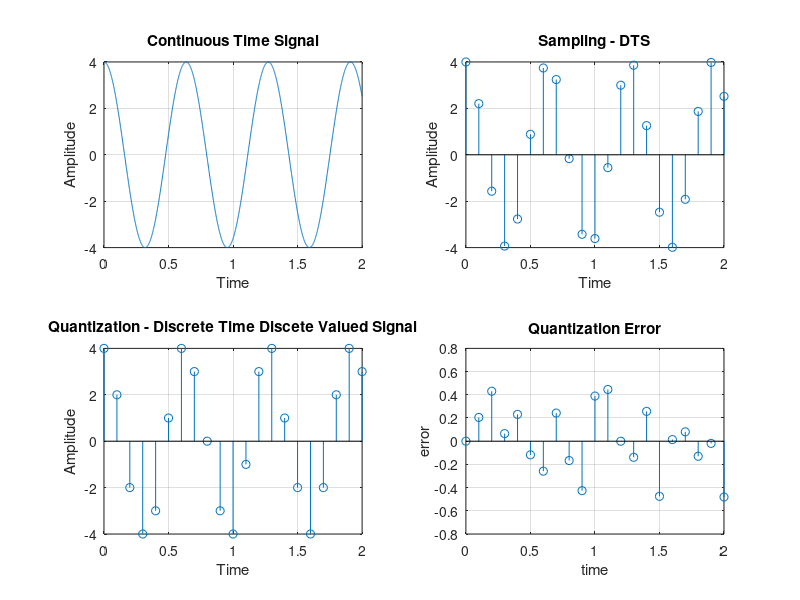

Recreate this plot in MATLAB.
clear; clc;
%% Continuous Time Signal
A=4;
F=pi/2;
theta=0;
Fs=10;
T=1/Fs;
t=0:0.001:2;
Xt=A*cos(2*pi*F*t+theta);
subplot(2,2,1)
plot(t,Xt)
xlabel('Time');
ylabel('Amplitude');
title('Continuous Time Signal')
grid
%% Sampling - Discrete Time Signal
nT=0:T:2;
XnT=A*cos(2*pi*F*nT+theta);
subplot(2,2,2)
stem(nT,XnT)
xlabel('Time');
ylabel('Amplitude');
title('Sampling - DTS')
grid
%% Quantization - Discrete Time Discete Valued Signal
[m n] = size(XnT);
for i=1:n
    XnT_new = round(XnT);
end
subplot(2,2,3)
stem(nT,XnT_new)
xlabel('Time');
ylabel('Amplitude');
title('Quantization - Discrete Time Discete Valued Signal')
grid
%% Quantization Error
for i=1:n
    error = XnT - XnT_new;
end
subplot(2,2,4)
stem(nT,error)
xlabel('time')
ylabel('error')
title('Quantization Error')
grid
%% Output